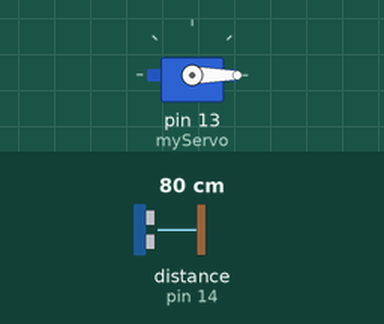
The sketch below on a simulated Arduino Uno, built with avr-gcc and run on an emulated ATmega328P. On the bench: servo. Wiring (inferred from the names in the program): ultrasonic range finder: trigger pin 12; echo pin 14. Inputs (shaded band) come from the test bench; at power-on: distance to the obstacle (sensor on pin 14) 80 cm. The echo pulse lasts 58.3 µs per cm; what the sketch prints to the serial monitor is not drawn.

Above: at 1.2 s.
1.3 s: distance to the obstacle (sensor on pin 14) set to 7 cm
2.8 s: distance to the obstacle (sensor on pin 14) set to 4 cm
At 3.2 s:
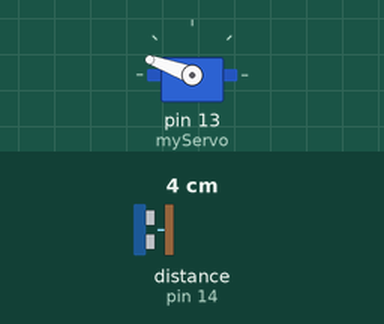
5.8 s: distance to the obstacle (sensor on pin 14) set to 9 cm
At 6.9 s:
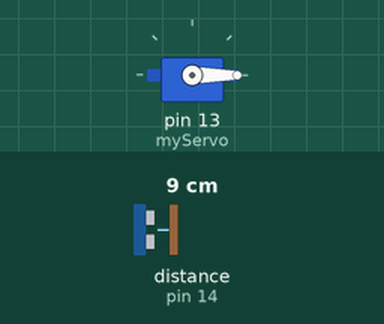
7.3 s: distance to the obstacle (sensor on pin 14) set to 2 cm
At 8.6 s:
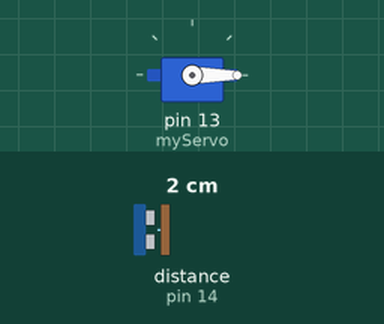
Timing chart, 0 to 11.3 s (numbered marks = the images above; inputs shaded):
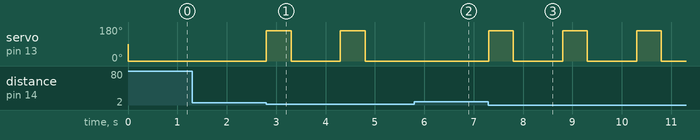

Measured:
- the behaviour switches between 6 and 5 cm on distance to the obstacle (sensor on pin 14) (found by bisection; images 0 and 1)
- after the input at 2.8 s, servo on pin 13 (myServo): alternates 160° for 0.50 s and 0° for 1.0 s, starting at once
- after the input at 5.8 s, servo on pin 13 (myServo): stays 0° (without the input it goes to 160° after 0.00 s)
- after the input at 7.3 s, servo on pin 13 (myServo): alternates 160° for 0.50 s and 0° for 1.0 s, starting at once

The sketch:

smart_dustbin.ino
```cpp
#include <Servo.h>

const int trigPin = 12;
const int echoPin = 14;
long duration;
int distance;

Servo myServo;
void setup() {
  // put your setup code here, to run once:
myServo.attach(13);
pinMode(trigPin, OUTPUT); // Sets the trigPin as an Output
  pinMode(echoPin, INPUT); // Sets the echoPin as an Input
Serial.begin(115200);

}

void loop() {
  // put your main code here, to run repeatedly:
distance = calculateDistance();


myServo.write(0);
if ( distance < 5)
{ myServo.attach(13);
myServo.write(160);
delay(500);
myServo.write(0);
delay(1000);

}
else{
  myServo.detach();
}
Serial.println(distance);
}
int calculateDistance(){

  digitalWrite(trigPin, LOW);
  delayMicroseconds(5);
  // Sets the trigPin on HIGH state for 10 micro seconds
  digitalWrite(trigPin, HIGH);
  delayMicroseconds(10);
  digitalWrite(trigPin, LOW);
  duration = pulseIn(echoPin, HIGH); // Reads the echoPin, returns the sound wave travel time in microseconds
  distance= duration*0.034/2;
  return distance;
}
```
